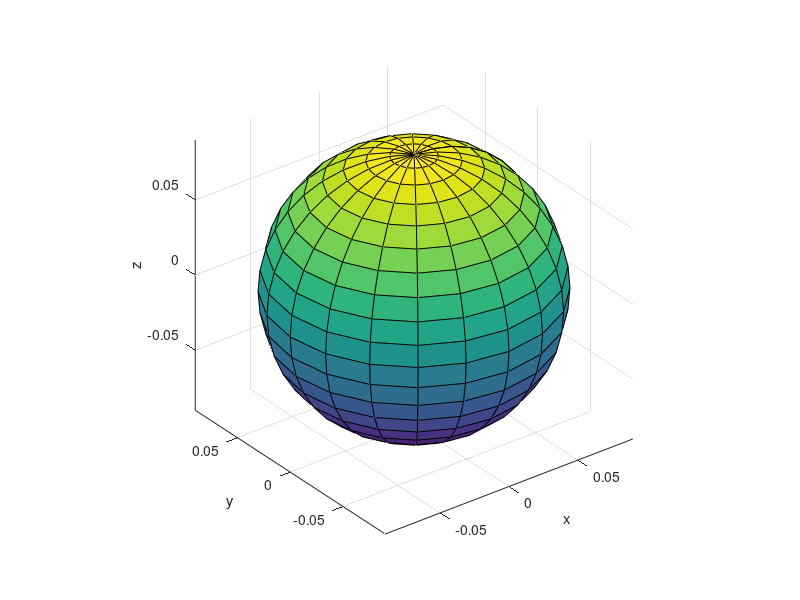

Write MATLAB code to recreate this figure. (Note: this script raises an error after producing the figure.)
%% Single sphere head model
headmodel = [];
headmodel.r = 0.09;
headmodel.o = [0 0 0];
headmodel.unit = 'm';

[x,y,z] = sphere;
x = x * headmodel.r + headmodel.o(1);
y = y * headmodel.r + headmodel.o(2);
z = z * headmodel.r + headmodel.o(3);
h=surf(x,y,z);
set(h, 'FaceAlpha', 1);
axis equal;
xlabel('x');
ylabel('y');
zlabel('z');

%% Sensor array

load fieldlinebeta2.mat; 
ft_plot_sens(fieldlinebeta2, 'label', 'no', 'axes', 0, 'orientation', 0) % looks good

%% Source model (points on a cortical surface)

% way 1
% cfg = [];
% cfg.method = 'basedoncortex';
% cfg.headshape = headmodel; % it needs a .fif file. What shall I do?
% sourcemodel = ft_prepare_sourcemodel(cfg)

% way 2: manually create points on my sphere
cd 'C:\Users\user\Documents\Courses\Internship\master-thesis\simulations\ni2-electrophys-master\private' % that's where mesh_sphere() is located

sourcemodel                       = mesh_sphere(10000, 'msphere');
sourcemodel                       = sourcemodel/11;
sourcemodel(sourcemodel(:,3)<0,:) = []; % keep the upper sphere only

% Plot the points on the surface of the sphere
figure;
h_sphere = surf(x, y, z);
hold on;
scatter3(sourcemodel(:,1), sourcemodel(:,2), sourcemodel(:,3), 2, 'r', 'filled'); % Adjust the size and color as needed
hold off;

axis equal;
xlabel('x');
ylabel('y');
zlabel('z');
title('Points on the Surface of the Sphere');
legend('Sphere', 'Generated Points');

%% Leadfield

%% way 1: ft_prepare_leadfield() - I do not know what to put as "data" in the input which defines the dipole moments.
% cfg =[];
% cfg.sourcemodel.pos = sourcemodel;
% cfg.headmodel = headmodel;
% cfg.grad = fieldlinebeta2;
% data.grad = fieldlinebeta2;
% leadfield = ft_prepare_leadfield(cfg);

%% way 2: Define dipole moment manually: I choose a random dipmom
dipmom = [1 0 0]';

lf144 = zeros(144, length(sourcemodel));
for i = 1: length(sourcemodel) 
    lf144(:,i) = ft_compute_leadfield(sourcemodel(i,:), fieldlinebeta2, headmodel) * dipmom; % you do not need to do it in a loop: lf144 = t_compute_leadfield(sourcemodel, fieldlinebeta2, headmodel) * dipmom, where sourcemodel: Ndip*3
end

norm_lf144 = vecnorm(lf144);
% norm_lf144=  sqrt(norm_lf144); % Some high values and a lot low ones -> use logarithmic scale


%% way 3: I choose a tangential dipole always
lf144_tan = zeros(144, length(sourcemodel));

for i = 1:length(sourcemodel)

    angle =pi/2;

    % Convert to spherical coordinates
    [phi, theta, rho] = cart2sph(sourcemodel(i, 1), sourcemodel(i, 2), sourcemodel(i, 3));
    % Define the rotation axis as the phi vector
    rotation_axis = [sin(phi) -cos(phi) 0];
    % Define the rotation matrix using Rodrigues' rotation formula
    R = eye(3) + sin(angle) * cross_matrix(rotation_axis) + (1 - cos(angle)) * cross_matrix(rotation_axis)^2;
    % Rotate the point
    dipmom2(i,:) = (R * sourcemodel(i, :)')';
      
    lf144_tan(:, i) = ft_compute_leadfield(sourcemodel(i, :), fieldlinebeta2, headmodel) * dipmom2(i,:)';
end

norm_lf144_tan = vecnorm(lf144_tan);
norm_lf144_tan=  log(norm_lf144_tan); % Some high values and a lot low ones -> use logarithmic scale


% check if I picked the tangential dipoles
quiver3(sourcemodel(:, 1), sourcemodel(:, 2), sourcemodel(:, 3), ...
    dipmom2(:, 1), dipmom2(:, 2), dipmom2(:, 3), 'Color', 'b'); % looks good

% What if we turn the dipole to another tangential orientation (eg pointing always to the right (or left) and not to the top)?

%% way 4: I choose a normal dipole always
lf144_nor = zeros(144, length(sourcemodel));

for i = 1:length(sourcemodel)
    dipmom3(i,:) = sourcemodel(i, :);
    lf144_nor(:, i) = ft_compute_leadfield(sourcemodel(i, :), fieldlinebeta2, headmodel) * dipmom3(i,:)';
end

norm_lf144_nor = vecnorm(lf144_nor);
% norm_lf144_nor=  log(norm_lf144_nor); % Some high values and a lot low ones -> use logarithmic scale

% check if I picked the tangential dipoles
quiver3(sourcemodel(:, 1), sourcemodel(:, 2), sourcemodel(:, 3), ...
    dipmom3(:, 1), dipmom3(:, 2), dipmom3(:, 3), 'Color', 'b'); % looks good

%% Plot the colorcoded sphere (color is ||L_opm||)- discretized colorcoding

figure;
scatter3(sourcemodel(:, 1), sourcemodel(:, 2), sourcemodel(:, 3), 50, norm_lf144, 'filled');
colorbar;
xlabel('X-axis');
ylabel('Y-axis');
zlabel('Z-axis');
title('Color-coded ||L_opm||');
grid on;

%% Plot the colorcoded sphere (color is ||L_opm||) - continuous colorcoding

figure;

% Triangulation for the sphere surface
trisurf(delaunay(sourcemodel(:, 1), sourcemodel(:, 2), sourcemodel(:, 3)), ...
    sourcemodel(:, 1), sourcemodel(:, 2), sourcemodel(:, 3), ...
    norm_lf144_nor, 'FaceColor', 'interp', 'EdgeColor', 'none');

colorbar;
xlabel('X-axis');
ylabel('Y-axis');
zlabel('Z-axis');
title('Color-coded norm-lf144-normal');
grid on;

hold on;
ft_plot_sens(fieldlinebeta2, 'label', 'no', 'axes', 0, 'orientation', 0) % , 'chantype', 'megmag') % looks good

%% Home-made functions
function C = cross_matrix(v) % used in the Rodrigues formula
    % This function returns the cross product matrix of a vector v
    C = [0 -v(3) v(2); v(3) 0 -v(1); -v(2) v(1) 0];
end
